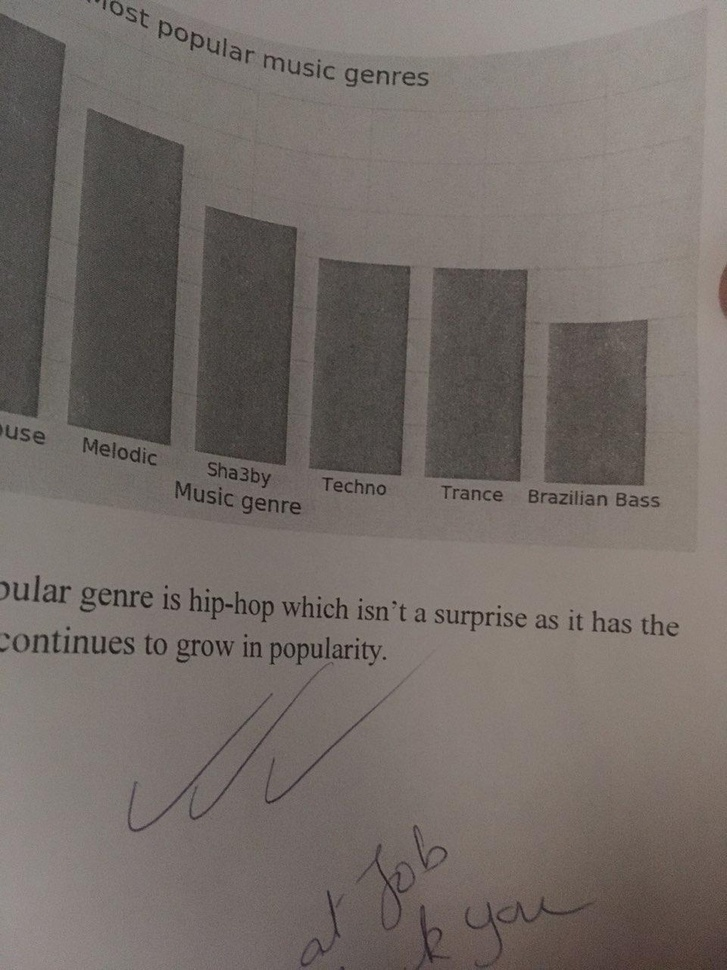
#> input picture work images/book.jpg, 727 x 970 px, shrunk from 960 x 1280 before the run
$ python adaptiveThresholding.py
#> lines starting #> are read from the running program, lines starting #| are printed output that depends on the picture
#!/usr/bin/env python
import cv2
import numpy as np

img = cv2.imread("book.jpg", 0)
#> img: shape (970, 727); min 13, max 167, mean 110.4

thresh = cv2.adaptiveThreshold(img, 255, cv2.ADAPTIVE_THRESH_GAUSSIAN_C, cv2.THRESH_BINARY_INV, 11, 2)
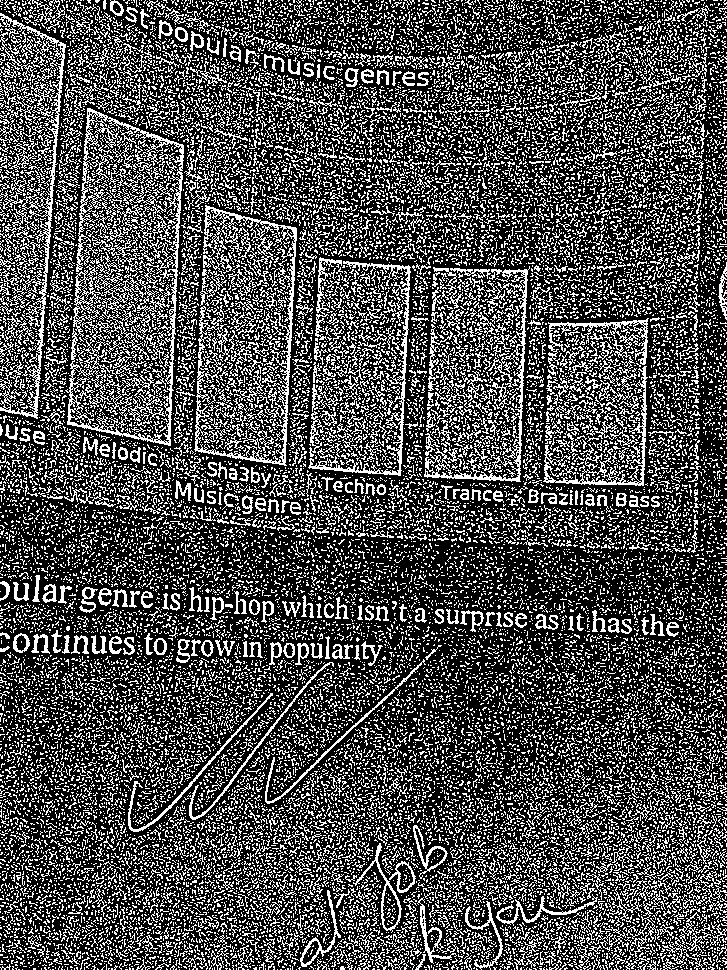
#> thresh: shape (970, 727); 29.8% white in thin lines or dots

cv2.imshow("original", img)
cv2.imshow("thresh", thresh)

cv2.waitKey(0)
cv2.destroyAllWindows()

$ run again, with work images/carton.jpg copied over work images/book.jpg
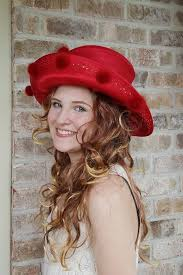
#> input picture work images/carton.jpg, 183 x 275 px
#> `img = cv2.imread("book.jpg", 0)`:
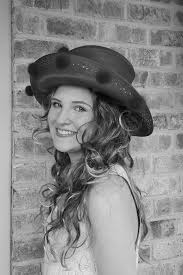
#> img: shape (275, 183); min 0, max 236, mean 134.4
#> `thresh = cv2.adaptiveThreshold(img, 255, cv2.ADAPTIVE_THRESH_GAUSSIAN_..`:
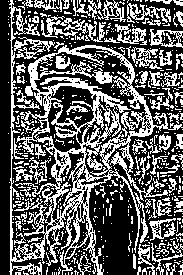
#> thresh: shape (275, 183); 37.6% white in thin lines or dots
